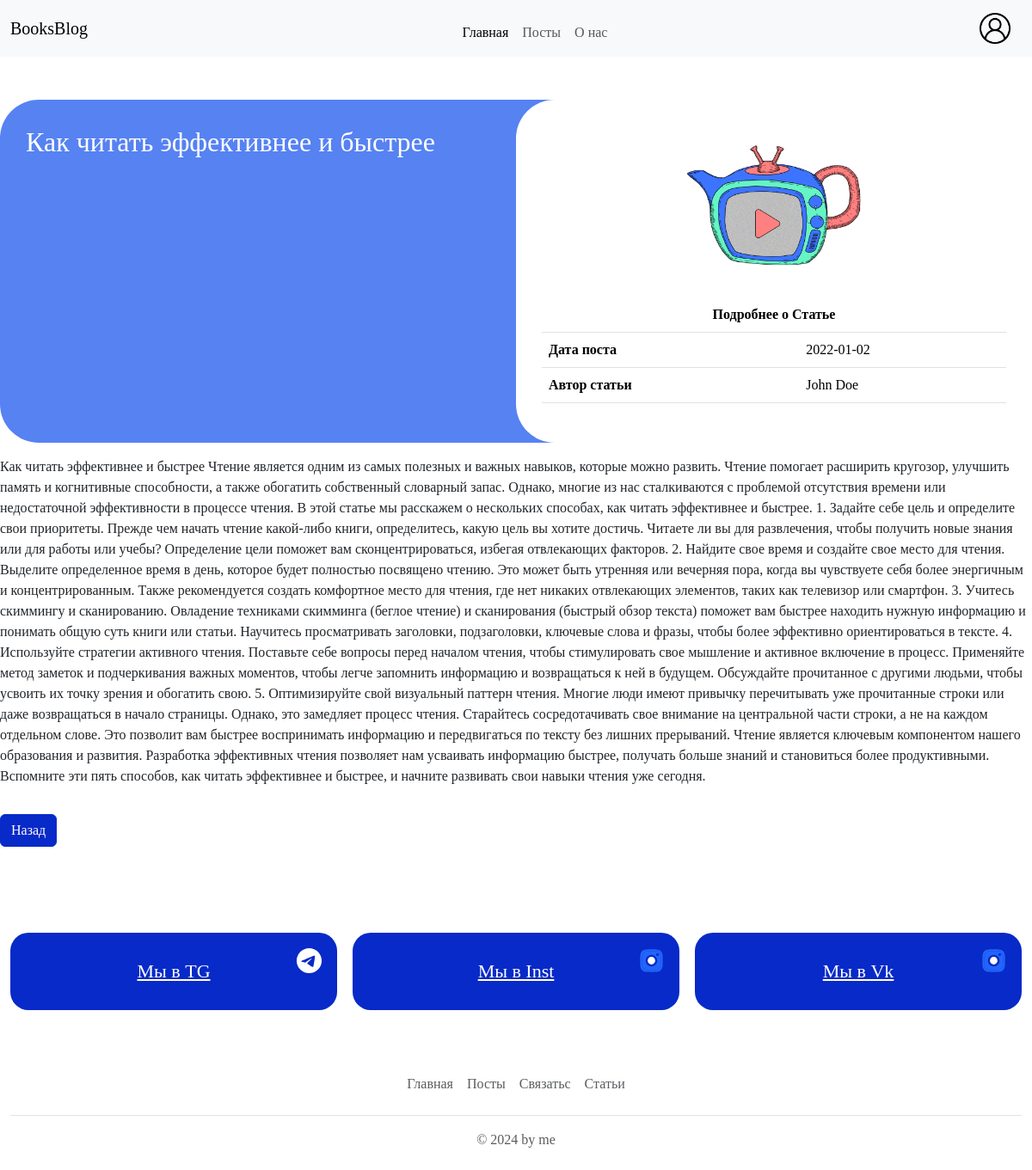
/book-blog-practice/article.php?id=2, run on the app's committed database.
### tables this page shows
CREATE TABLE `Article` (
  `Article_ID` int(11) NOT NULL,
  `Title` varchar(155) NOT NULL,
  `Text` varchar(15555) NOT NULL,
  `Date` varchar(155) NOT NULL,
  `img` varchar(155) DEFAULT NULL,
  `User_ID` int(11) NOT NULL,
  `bg` varchar(155) NOT NULL
);

CREATE TABLE `User` (
  `User_ID` int(11) NOT NULL,
  `Name` varchar(155) NOT NULL,
  `Surname` varchar(155) NOT NULL,
  `phoneNumber` varchar(155) NOT NULL,
  `password` varchar(155) NOT NULL,
  `login` varchar(155) NOT NULL,
  `Role_ID` int(11) NOT NULL
);

### book-blog-practice/article.php (the view, shortened to what this page needs)
<!DOCTYPE html>
<html lang="en">
<head>
    <link href="https://cdn.jsdelivr.net/npm/bootstrap@5.3.2/dist/css/bootstrap.min.css" rel="stylesheet">
    <link rel="stylesheet" href="style/index.css">
</head>
<body>
    <nav class="navbar navbar-expand-lg bg-body-tertiary">
        <div class="container">
            <a class="navbar-brand" href="index.php">BooksBlog</a>
            <div class="collapse navbar-collapse" id="navbarSupportedContent">
                <ul class="navbar-nav me-auto mb-2 mb-lg-0">
                    <li class="nav-item">
                        <a class="nav-link active" aria-current="page" href="#">Главная</a>
                    </li>
                    <li class="nav-item">
                        <a class="nav-link" href="#">Посты</a>
                    </li>
                    <li class="nav-item">
                        <a class="nav-link" href="#">О нас</a>
                    </li>
                </ul>
                <form class="d-flex" action="login.php">
                    <button class="btn login" type="">
                        <img src="media/images/user.png" alt="">
                    </button>
                </form>
            </div>
        </div>
    </nav>
    <div class="container fullPost">
    <?php
    $id = $_GET['id'];
    $connection = new mysqli("localhost", "root", "", "Fakhrutdinova_books_block");
    $query = "SELECT Article.*,  User.Name AS UserName, User.Surname AS UserSurname FROM Article LEFT JOIN User ON Article.User_ID = User.User_ID WHERE Article.Article_ID = $id";
    $result = mysqli_query($connection, $query);
    if (mysqli_num_rows($result) > 0) {
        $row = mysqli_fetch_assoc($result);
        echo '
        <div class="">
            <div>
                <div class="d-lg-flex gap-5">
                    ';
        echo '
                    <div class="post-content d-flex flex-column gap-3">
                     <div class="header">
                        <h2>' . $row['Title'] . '</h2>
                        <div class="header-image">
                         <img src="media/images/103.png"></img>
                         <table class="table">
                            <thead>
                            <tr>
                            <th colspan="2" scope="col" style="text-align: center;  ">Подробнее о Статье</th>
                            </tr>
                            </thead>
                            <tbody>
                            <tr>
                                <th scope="row">Дата поста</th>
                                <td>' . $row['Date'] . '</td>
                            </tr>
                            <tr>
                                <th scope="row">Автор статьи</th>
                                <td>' . $row['UserName'] . " " . $row['UserSurname'] . '</td>
                            </tr>
                            </tbody>
                        </table>
                        </div>
                     </div>
                        <p class=" ">' . $row['Text'] . '</p>
                         <a href="index.php" style="width: max-content;" class="btn btn-primary">Назад</a>
                     </div>
                </div>
            </div>
        </div>
        ';
    } else {
        echo "Пост не найден";
    }
    ?>
</div>
<div class="social-media container" id="contact">
            <a href="#" class="telegram social-media__btn">
                Мы в TG
                <img src="media/images/social-media/Telegram.svg" alt="Instagram">
            </a>
            <a href="#" class="instagram social-media__btn">
            Мы в Inst
            <img src="media/images/social-media/Instagram.svg" alt="Instagram">
            </a>
            <a href="#" class="instagram social-media__btn">
            Мы в Vk
                <img src="media/images/social-media/Instagram.svg" alt="Instagram">
            </a>
        </div>
        <div class="container">
  <footer class="py-3 my-4">
    <ul class="nav justify-content-center border-bottom pb-3 mb-3">
      <li class="nav-item"><a class="nav-link px-2 text-muted" aria-current="page" href="#">Главная</a></li>
      <li class="nav-item">  <a class="nav-link px-2 text-muted" href="#">Посты</a></li>
      <li class="nav-item"><a class="nav-link px-2 text-muted" href="#">Связатьс</a></li>
      <li class="nav-item"><a class="nav-link px-2 text-muted" href="#">Статьи</a></li>
     </ul>
    <p class="text-center text-muted">&copy; 2024 by me</p>
  </footer>
</div>
</body>
</html>

### book-blog-practice/style/index.css (style rules this page uses)
:root { --ligth-blue: #5682F2; --blue: #072AC8; --orange: #F35B04; --black: #14151F; --white: #FFF; }
* { font-family: "Stolzl"; }
.btn { background-color: var(--blue); border-color: var(--blue); }
.container { max-width: 1200px; margin: auto; }
.login { height: 50px; }
.login img { height: 100%; }
.post-content { width: 100%; }
.fullPost { padding: 50px 0; }
.navbar-expand-lg .navbar-nav { margin: auto; }
nav .btn { background-color: transparent; border-color: transparent; }
.social-media { display: grid; grid-template-columns: 1fr 1fr 1fr; gap: 18px; margin: 50px auto; }
.social-media__btn { font-size: 22px; color: white; line-height: 0.9; text-align: center; border-radius: 21px; background: var(--blue); padding: 35px 0; position: relative; }
.social-media__btn img { position: absolute; top: 15px; right: 15px; fill: var(--white); color: white; }
.header { background-color: var(--ligth-blue); display: grid; grid-template-columns: 1fr 1fr; border-radius: 45px 0 0 45px; }
.header h2 { color: var(--white); margin: 30px 0 0 30px; }
.header-image { background-color: var(--white); border-radius: 45px 0 0 45px; padding: 30px; display:flex; flex-direction: column; justify-content: right; align-items: center; }
.header-image img { height: 200px; width: 230px; }

### data on the page
article: Title "Как читать эффективнее и быстрее", Date "2022-01-02", User_ID.Name "John", User_ID.Surname "Doe", Text "Как читать эффективнее и быстрее Чтение является одним из самых полезных и важных навыков, которые можно развить. Чтение помогает расширить кругозор, улучшить память и когнитивные способности, а также обогатить собственный словарный запас. Однако, многие из нас сталкиваются с проблемой отсутствия времени или недостаточной эффективности в процессе чтения. В этой статье мы расскажем о нескольких способах, как читать эффективнее и быстрее. 1. Задайте себе цель и определите свои приоритеты. Прежде чем начать чтение какой-либо книги, определитесь, какую цель вы хотите достичь. Читаете ли вы для развлечения, чтобы получить новые знания или для работы или учебы? Определение цели поможет вам…"
